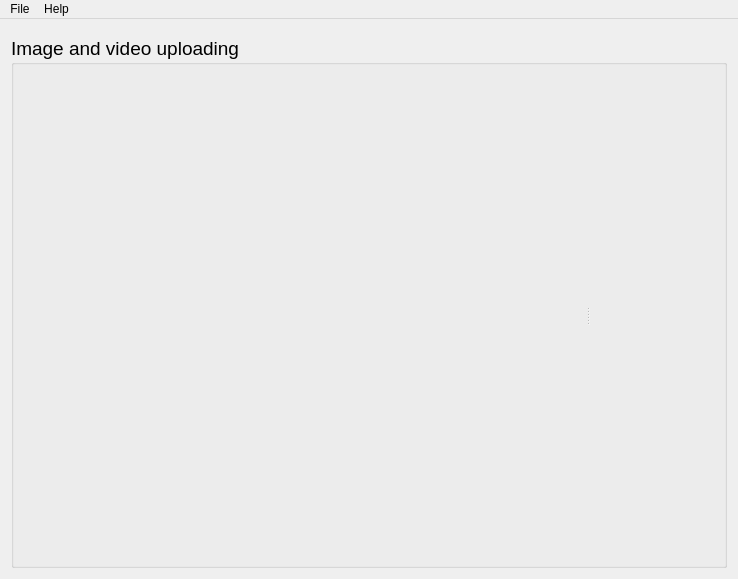
<?xml version="1.0" encoding="UTF-8"?>
<ui version="4.0">
 <class>MainWindow</class>
 <widget class="QMainWindow" name="MainWindow">
  <property name="geometry">
   <rect>
    <x>0</x>
    <y>0</y>
    <width>738</width>
    <height>579</height>
   </rect>
  </property>
  <property name="windowTitle">
   <string notr="true">ImageShack Uploader</string>
  </property>
  <property name="windowIcon">
   <iconset resource="images_rc.qrc">
    <normaloff>:/images/images/windowsicon.ico</normaloff>:/images/images/windowsicon.ico</iconset>
  </property>
  <widget class="QWidget" name="centralWidget">
   <layout class="QVBoxLayout" name="verticalLayout_3">
    <item>
     <widget class="LoginWidget" name="loginWidget" native="true">
      <property name="sizePolicy">
       <sizepolicy hsizetype="Preferred" vsizetype="Maximum">
        <horstretch>0</horstretch>
        <verstretch>0</verstretch>
       </sizepolicy>
      </property>
     </widget>
    </item>
    <item>
     <widget class="QGroupBox" name="groupBox">
      <property name="sizePolicy">
       <sizepolicy hsizetype="Preferred" vsizetype="MinimumExpanding">
        <horstretch>0</horstretch>
        <verstretch>0</verstretch>
       </sizepolicy>
      </property>
      <property name="font">
       <font>
        <pointsize>14</pointsize>
       </font>
      </property>
      <property name="title">
       <string>Image and video uploading</string>
      </property>
      <layout class="QHBoxLayout" name="horizontalLayout_3">
       <item>
        <widget class="QSplitter" name="splitter">
         <property name="midLineWidth">
          <number>2</number>
         </property>
         <property name="orientation">
          <enum>Qt::Horizontal</enum>
         </property>
         <property name="childrenCollapsible">
          <bool>false</bool>
         </property>
         <widget class="MediaListWidget" name="mediaList" native="true">
          <property name="sizePolicy">
           <sizepolicy hsizetype="Maximum" vsizetype="Preferred">
            <horstretch>0</horstretch>
            <verstretch>0</verstretch>
           </sizepolicy>
          </property>
         </widget>
         <widget class="QWidget" name="verticalLayoutWidget_2">
          <layout class="QVBoxLayout" name="verticalLayout">
           <item>
            <widget class="ImageInfoWidget" name="imageInfo" native="true"/>
           </item>
           <item>
            <widget class="TagWidget" name="tagWidget" native="true">
             <property name="enabled">
              <bool>false</bool>
             </property>
            </widget>
           </item>
           <item>
            <widget class="ProgressWidget" name="progressWidget" native="true">
             <property name="sizePolicy">
              <sizepolicy hsizetype="Preferred" vsizetype="Maximum">
               <horstretch>0</horstretch>
               <verstretch>0</verstretch>
              </sizepolicy>
             </property>
             <property name="minimumSize">
              <size>
               <width>0</width>
               <height>60</height>
              </size>
             </property>
            </widget>
           </item>
          </layout>
         </widget>
        </widget>
       </item>
      </layout>
     </widget>
    </item>
   </layout>
  </widget>
  <widget class="QMenuBar" name="menuBar">
   <property name="geometry">
    <rect>
     <x>0</x>
     <y>0</y>
     <width>738</width>
     <height>22</height>
    </rect>
   </property>
   <widget class="QMenu" name="menuFile">
    <property name="title">
     <string>File</string>
    </property>
    <addaction name="actionOptions"/>
    <addaction name="actionExit"/>
   </widget>
   <widget class="QMenu" name="menuOptione">
    <property name="title">
     <string>Help</string>
    </property>
    <addaction name="actionAbout"/>
    <addaction name="actionUpdate"/>
    <addaction name="actionSupport"/>
   </widget>
   <addaction name="menuFile"/>
   <addaction name="menuOptione"/>
  </widget>
  <action name="actionAbout">
   <property name="text">
    <string>About</string>
   </property>
   <property name="menuRole">
    <enum>QAction::AboutRole</enum>
   </property>
  </action>
  <action name="actionSupport">
   <property name="text">
    <string>Support</string>
   </property>
   <property name="menuRole">
    <enum>QAction::TextHeuristicRole</enum>
   </property>
  </action>
  <action name="actionOptions">
   <property name="text">
    <string>Options</string>
   </property>
   <property name="menuRole">
    <enum>QAction::PreferencesRole</enum>
   </property>
  </action>
  <action name="actionUpdate">
   <property name="text">
    <string>Check for updates</string>
   </property>
   <property name="menuRole">
    <enum>QAction::TextHeuristicRole</enum>
   </property>
  </action>
  <action name="actionExit">
   <property name="text">
    <string>Exit</string>
   </property>
   <property name="menuRole">
    <enum>QAction::TextHeuristicRole</enum>
   </property>
  </action>
 </widget>
 <layoutdefault spacing="6" margin="11"/>
 <customwidgets>
  <customwidget>
   <class>ProgressWidget</class>
   <extends>QWidget</extends>
   <header>progresswidget.h</header>
   <container>1</container>
   <slots>
    <signal>upload()</signal>
    <signal>cancel()</signal>
   </slots>
  </customwidget>
  <customwidget>
   <class>MediaListWidget</class>
   <extends>QWidget</extends>
   <header>medialistwidget.h</header>
   <container>1</container>
  </customwidget>
  <customwidget>
   <class>LoginWidget</class>
   <extends>QWidget</extends>
   <header>loginwidget.h</header>
   <container>1</container>
  </customwidget>
  <customwidget>
   <class>ImageInfoWidget</class>
   <extends>QWidget</extends>
   <header>imageinfowidget.h</header>
   <container>1</container>
  </customwidget>
  <customwidget>
   <class>TagWidget</class>
   <extends>QWidget</extends>
   <header>tagwidget.h</header>
   <container>1</container>
  </customwidget>
 </customwidgets>
 <resources>
  <include location="images_rc.qrc"/>
 </resources>
 <connections>
  <connection>
   <sender>progressWidget</sender>
   <signal>upload()</signal>
   <receiver>MainWindow</receiver>
   <slot>upload()</slot>
   <hints>
    <hint type="sourcelabel">
     <x>439</x>
     <y>513</y>
    </hint>
    <hint type="destinationlabel">
     <x>368</x>
     <y>289</y>
    </hint>
   </hints>
  </connection>
  <connection>
   <sender>actionAbout</sender>
   <signal>activated()</signal>
   <receiver>MainWindow</receiver>
   <slot>showAbout()</slot>
   <hints>
    <hint type="sourcelabel">
     <x>-1</x>
     <y>-1</y>
    </hint>
    <hint type="destinationlabel">
     <x>368</x>
     <y>289</y>
    </hint>
   </hints>
  </connection>
  <connection>
   <sender>actionSupport</sender>
   <signal>activated()</signal>
   <receiver>MainWindow</receiver>
   <slot>openSupport()</slot>
   <hints>
    <hint type="sourcelabel">
     <x>-1</x>
     <y>-1</y>
    </hint>
    <hint type="destinationlabel">
     <x>368</x>
     <y>289</y>
    </hint>
   </hints>
  </connection>
  <connection>
   <sender>actionUpdate</sender>
   <signal>activated()</signal>
   <receiver>MainWindow</receiver>
   <slot>checkUpdates()</slot>
   <hints>
    <hint type="sourcelabel">
     <x>-1</x>
     <y>-1</y>
    </hint>
    <hint type="destinationlabel">
     <x>368</x>
     <y>289</y>
    </hint>
   </hints>
  </connection>
  <connection>
   <sender>actionExit</sender>
   <signal>activated()</signal>
   <receiver>MainWindow</receiver>
   <slot>close()</slot>
   <hints>
    <hint type="sourcelabel">
     <x>-1</x>
     <y>-1</y>
    </hint>
    <hint type="destinationlabel">
     <x>368</x>
     <y>289</y>
    </hint>
   </hints>
  </connection>
  <connection>
   <sender>actionOptions</sender>
   <signal>activated()</signal>
   <receiver>MainWindow</receiver>
   <slot>showOptions()</slot>
   <hints>
    <hint type="sourcelabel">
     <x>-1</x>
     <y>-1</y>
    </hint>
    <hint type="destinationlabel">
     <x>368</x>
     <y>289</y>
    </hint>
   </hints>
  </connection>
 </connections>
 <slots>
  <slot>imageSelected(QModelIndex)</slot>
  <slot>upload()</slot>
  <slot>thumbnailClicked()</slot>
  <slot>showAbout()</slot>
  <slot>openSupport()</slot>
  <slot>checkUpdates()</slot>
  <slot>showOptions()</slot>
 </slots>
</ui>
